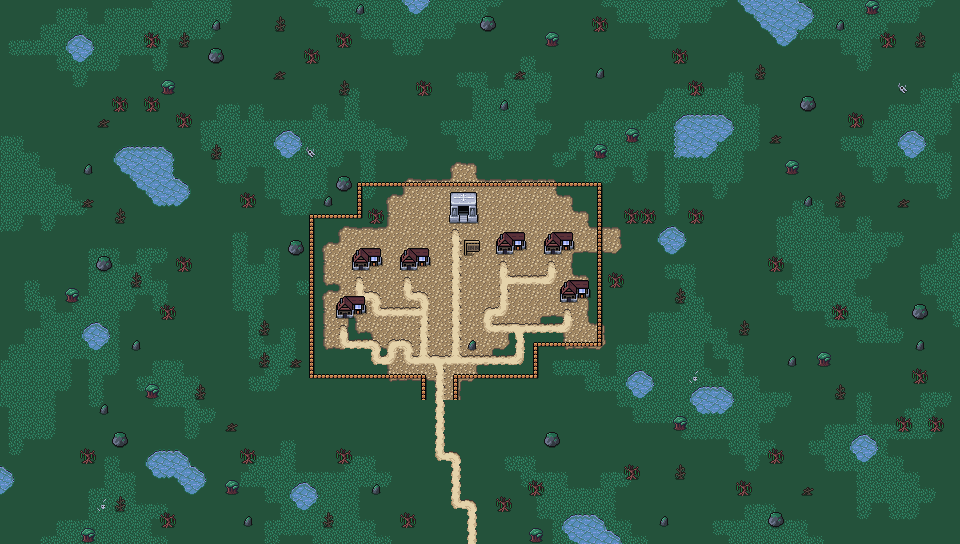

A level layout from a 2D game, rendered from its tile map. Below: a short description, then the map file with tile-grid data replaced by summaries:
An orthogonal 60x34 tile map with 16x16 px tiles, 5 tile layers (Collision, Background, Ground, Foreground, ...), 2 tilesets and 11 objects.

<map version="1.5" tiledversion="1.7.2" orientation="orthogonal" renderorder="right-down" width="60" height="34" tilewidth="16" tileheight="16" infinite="0" nextlayerid="7" nextobjectid="58">
 <editorsettings>
  <export target="wastetown..tmx" format="tmx" />
 </editorsettings>
 <tileset firstgid="1" source="../tileset/main.tsx" />
 <tileset firstgid="3477" source="../tileset/buildings.tsx" />
 <layer id="6" name="Collision" width="60" height="34">
  <data>[2040 cells, 80 non-empty, 10 distinct tile ids]</data>
 </layer>
 <layer id="1" name="Background" width="60" height="34">
  <data>[2040 cells, 2040 non-empty, 2 distinct tile ids]</data>
 </layer>
 <layer id="2" name="Ground" width="60" height="34">
  <data>[2040 cells, 1204 non-empty, 56 distinct tile ids]</data>
 </layer>
 <layer id="3" name="Foreground" width="60" height="34">
  <properties>
   <property name="spriteLayer" type="bool" value="true" />
  </properties>
  <data>[2040 cells, 234 non-empty, 29 distinct tile ids]</data>
 </layer>
 <layer id="5" name="AboveSprites" width="60" height="34">
  <data>[2040 cells, 22 non-empty, 10 distinct tile ids]</data>
 </layer>
 <objectgroup id="4" name="Objects">
  <object id="38" template="../obj/entry_up.tx" x="432" y="400" />
  <object id="48" template="../obj/treasure.tx" x="362.5" y="205.25" />
  <object id="49" template="../obj/gold.tx" x="581.5" y="281" />
  <object id="50" template="../obj/gold.tx" x="314" y="315" />
  <object id="51" template="../obj/enemy.tx" x="317" y="331">
   <properties>
    <property name="enemy" value="Ghoul" />
   </properties>
  </object>
  <object id="52" template="../obj/enemy.tx" x="319.667" y="300.667">
   <properties>
    <property name="enemy" value="Zombie" />
   </properties>
  </object>
  <object id="53" template="../obj/enemy.tx" x="382.917" y="201.833">
   <properties>
    <property name="enemy" value="Ghoul" />
   </properties>
  </object>
  <object id="54" template="../obj/enemy.tx" x="548.333" y="276.667">
   <properties>
    <property name="enemy" value="Ghoul" />
   </properties>
  </object>
  <object id="55" template="../obj/enemy.tx" x="579.333" y="238.333">
   <properties>
    <property name="enemy" value="Big Zombie" />
   </properties>
  </object>
  <object id="56" template="../obj/enemy.tx" x="432.333" y="352.333">
   <properties>
    <property name="enemy" value="Ghoul" />
   </properties>
  </object>
  <object id="57" template="../obj/enemy.tx" x="464.5" y="293">
   <properties>
    <property name="enemy" value="Ghoul" />
   </properties>
  </object>
 </objectgroup>
</map>
